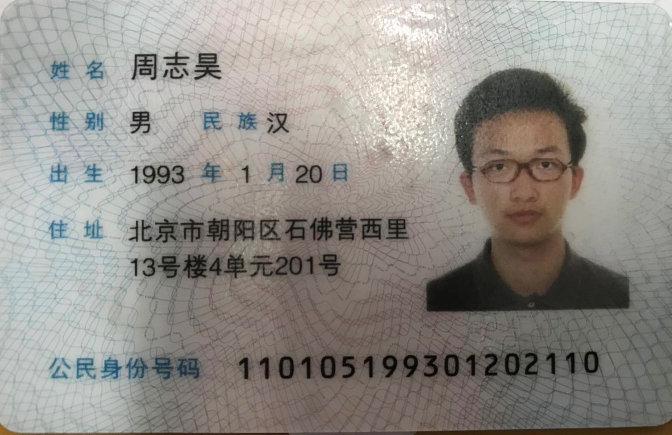
#> input picture ocr/img/IDCard002.jpg, 1343 x 869 px, found by its file name (shown at 1/2 size)
$ jupyter execute --allow-errors IdCardRecognition_Addr.ipynb   (shell and % lines are left out)   (older library calls are emulated)
#> lines starting #> are read from the running program, lines starting #| are printed output that depends on the picture; after the words box and inside, x2 and y2 are one past the last pixel; in counts of white or black regions, pixels touching at a corner belong together
[cell 1]
from PIL import Image
import pytesseract
from matplotlib.pyplot import imshow
import numpy as np

[cell 2]
# img_s=Image.open("D:\\tmp\\IDCard001.png")
img_s=Image.open("D:\\tmp\\IDCard002.jpg")
#> img_s is the input picture: PIL image 1343x869 RGB; mean R, G, B 146, 142.7, 137.5
print(img_s.width,img_s.height)
#| 1343 869
imshow(np.asarray(img_s))

[cell 3]
img_resize=img_s.resize((214*5, 135*5),Image.ANTIALIAS)
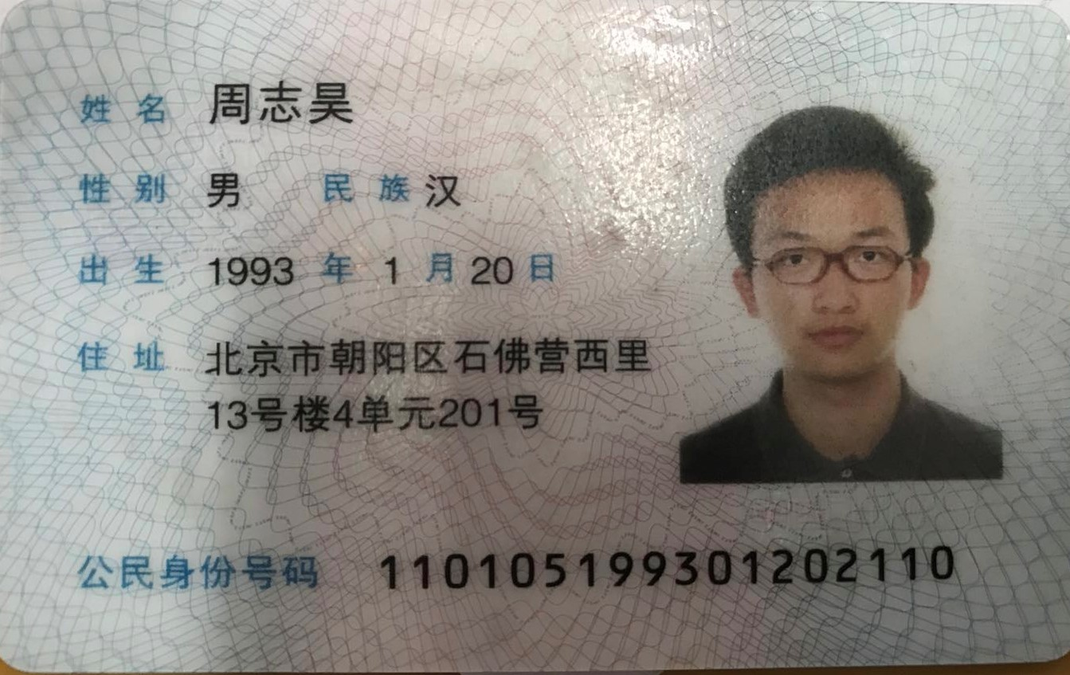
#> img_resize: PIL image 1070x675 RGB; mean R, G, B 146, 142.7, 137.5
imshow(np.asarray(img_resize))

[cell 4]
id_box=img_resize.copy()
id_box=(180,320,700,450)
id_region=img_resize.crop(id_box)
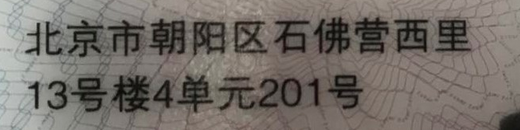
#> id_region: PIL image 520x130 RGB; mean R, G, B 115, 108.9, 103.2
imshow(np.asarray(id_region))

[cell 5]
#scale_rate=1
#id_region_resize=id_region.resize((id_region.width*scale_rate,id_region.height*scale_rate),Image.ANTIALIAS)

[cell 6]
id_gray=id_region.convert("L")
imshow(np.asarray(id_gray))

[cell 7]
###########二值化算法
def binarizing(img,threshold):
#> called with threshold = 65
    pixdata = img.load()
    w, h = img.size
#> w = 520; h = 130
    for y in range(h):
        for x in range(w):
            if pixdata[x, y] < threshold:
                pixdata[x, y] = 0
            else:
                pixdata[x, y] = 255
    return img
###########去除干扰线算法
def depoint(img):   #input: gray image
    pixdata = img.load()
    w,h = img.size
    for y in range(1,h-1):
        for x in range(1,w-1):
            count = 0
            if pixdata[x,y-1] > 245:
                count = count + 1
            if pixdata[x,y+1] > 245:
                count = count + 1
            if pixdata[x-1,y] > 245:
                count = count + 1
            if pixdata[x+1,y] > 245:
                count = count + 1
            if count > 2:
                pixdata[x,y] = 255
    return img

[cell 8]
id_bin=binarizing(id_gray,65)
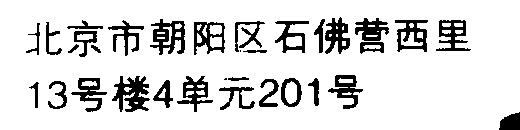
#> id_bin: PIL image 520x130 L; 86.1% white; 33 black regions (2 under 20 px), largest, box (x1, y1, x2, y2) and area: (112, 76, 150, 112) 756, (150, 19, 185, 55) 657, (395, 20, 428, 52) 540
imshow(np.asarray(id_bin))

[cell 9]
id_depoint=depoint(id_bin)
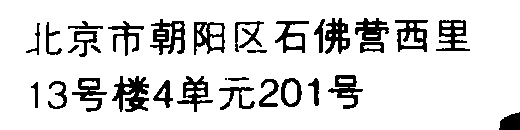
#> id_depoint: PIL image 520x130 L; 86.2% white; 32 black regions (1 under 20 px), largest, box (x1, y1, x2, y2) and area: (112, 76, 149, 112) 744, (150, 19, 185, 55) 654, (395, 20, 428, 52) 539
imshow(np.asarray(id_depoint))

$ run again, with ocr/img/IDCard001.png saved as ocr/img/IDCard002.jpg
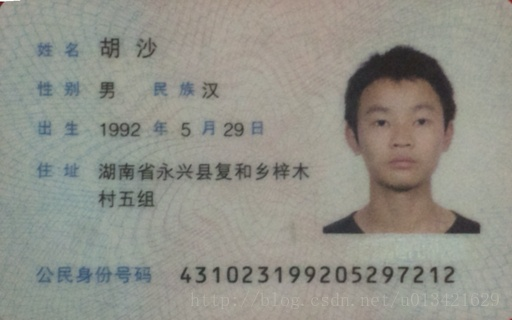
#> input picture ocr/img/IDCard001.png, 512 x 320 px, found by its file name
#> img_s is the input picture: PIL image 512x320 RGB; mean R, G, B 145.7, 145.4, 137.1
#| 512 320
#> `id_region=img_resize.crop(id_box)`:
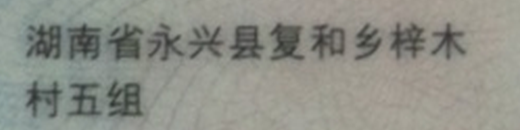
#> id_region: PIL image 520x130 RGB; mean R, G, B 142.1, 143.5, 135.5
#> `id_bin=binarizing(id_gray,65)`:
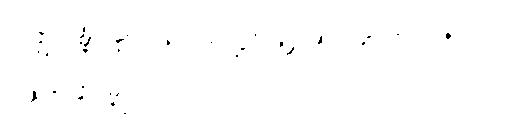
#> id_bin: PIL image 520x130 L; 99.6% white; black in thin lines or dots, all inside (x1, y1, x2, y2) = (31, 27, 451, 114)
#> id_depoint: PIL image 520x130 L; 99.6% white; black in thin lines or dots, all inside (x1, y1, x2, y2) = (32, 28, 451, 106)

$ run again, with ocr/img/IDCard003.jpg copied over ocr/img/IDCard002.jpg
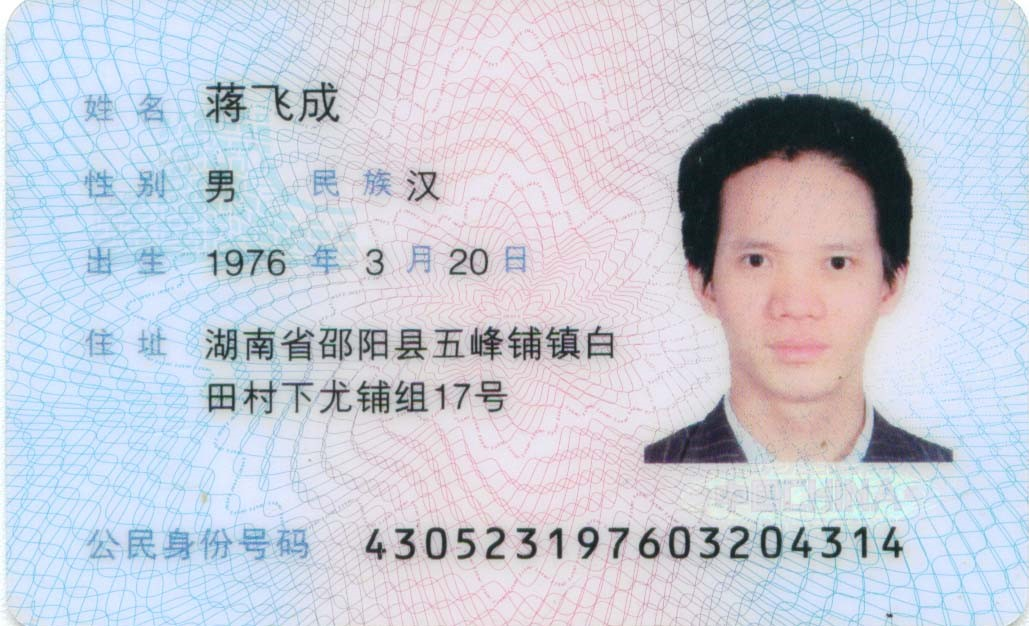
#> input picture ocr/img/IDCard003.jpg, 1029 x 626 px, found by its file name
#> img_s is the input picture: PIL image 1029x626 RGB; mean R, G, B 199.9, 204.5, 216.6
#| 1029 626
#> `id_bin=binarizing(id_gray,65)`:
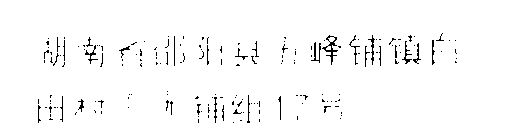
#> id_bin: PIL image 520x130 L; 97.6% white; black in thin lines or dots, all inside (x1, y1, x2, y2) = (38, 33, 457, 123)
#> `id_depoint=depoint(id_bin)`:
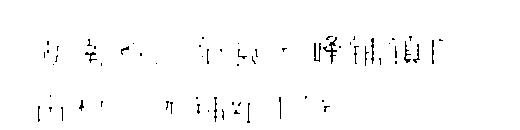
#> id_depoint: PIL image 520x130 L; 98.5% white; black in thin lines or dots, all inside (x1, y1, x2, y2) = (38, 36, 443, 123)

$ run again, with ocr/img/IDCard004.jpg copied over ocr/img/IDCard002.jpg
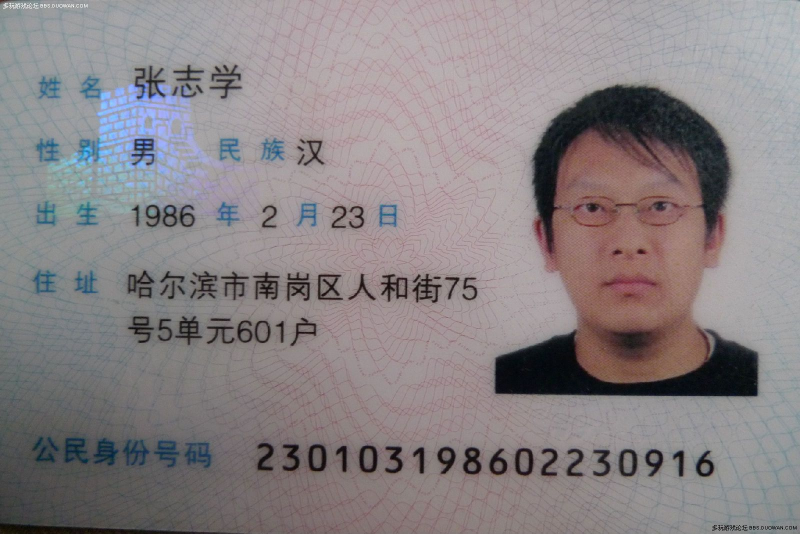
#> input picture ocr/img/IDCard004.jpg, 1600 x 1067 px, found by its file name (shown at 1/2 size)
#> img_s is the input picture: PIL image 1600x1067 RGB; mean R, G, B 137, 130.3, 132.8
#| 1600 1067
#> `id_bin=binarizing(id_gray,65)`:
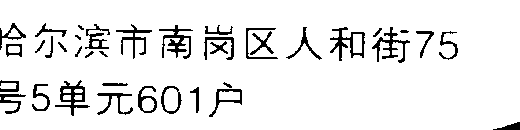
#> id_bin: PIL image 520x130 L; 91.8% white; black in thin lines or dots, all inside (x1, y1, x2, y2) = (0, 23, 520, 130)
#> `id_depoint=depoint(id_bin)`:
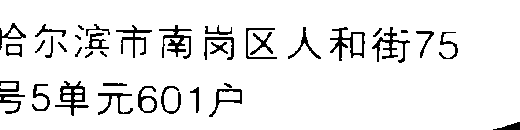
#> id_depoint: PIL image 520x130 L; 91.9% white; 39 black regions (3 under 20 px), largest, box (x1, y1, x2, y2) and area: (159, 25, 192, 59) 411, (55, 81, 89, 116) 400, (330, 27, 365, 61) 383
